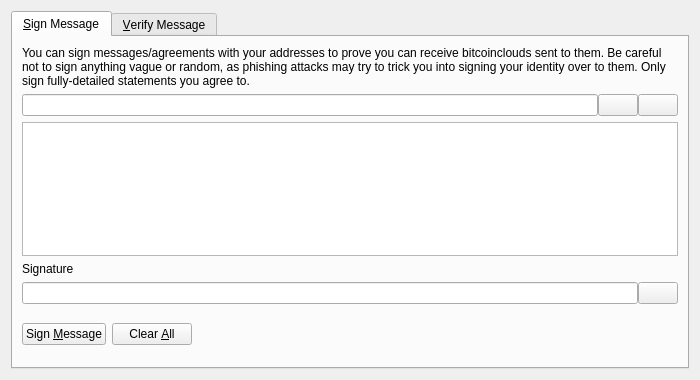
<?xml version="1.0" encoding="UTF-8"?>
<ui version="4.0">
 <class>SignVerifyMessageDialog</class>
 <widget class="QDialog" name="SignVerifyMessageDialog">
  <property name="geometry">
   <rect>
    <x>0</x>
    <y>0</y>
    <width>700</width>
    <height>380</height>
   </rect>
  </property>
  <property name="windowTitle">
   <string>Signatures - Sign / Verify a Message</string>
  </property>
  <property name="modal">
   <bool>true</bool>
  </property>
  <layout class="QVBoxLayout" name="verticalLayout">
   <item>
    <widget class="QTabWidget" name="tabWidget">
     <property name="currentIndex">
      <number>0</number>
     </property>
     <widget class="QWidget" name="tabSignMessage">
      <attribute name="title">
       <string>&amp;Sign Message</string>
      </attribute>
      <layout class="QVBoxLayout" name="verticalLayout_SM">
       <item>
        <widget class="QLabel" name="infoLabel_SM">
         <property name="text">
          <string>You can sign messages/agreements with your addresses to prove you can receive bitcoinclouds sent to them. Be careful not to sign anything vague or random, as phishing attacks may try to trick you into signing your identity over to them. Only sign fully-detailed statements you agree to.</string>
         </property>
         <property name="textFormat">
          <enum>Qt::PlainText</enum>
         </property>
         <property name="wordWrap">
          <bool>true</bool>
         </property>
        </widget>
       </item>
       <item>
        <layout class="QHBoxLayout" name="horizontalLayout_1_SM">
         <property name="spacing">
          <number>0</number>
         </property>
         <item>
          <widget class="QValidatedLineEdit" name="addressIn_SM">
           <property name="toolTip">
            <string>The BitcoinCloud address to sign the message with</string>
           </property>
          </widget>
         </item>
         <item>
          <widget class="QPushButton" name="addressBookButton_SM">
           <property name="toolTip">
            <string>Choose previously used address</string>
           </property>
           <property name="text">
            <string/>
           </property>
           <property name="icon">
            <iconset resource="../bitcoincloud.qrc">
             <normaloff>:/icons/address-book</normaloff>:/icons/address-book</iconset>
           </property>
           <property name="shortcut">
            <string>Alt+A</string>
           </property>
           <property name="autoDefault">
            <bool>false</bool>
           </property>
          </widget>
         </item>
         <item>
          <widget class="QPushButton" name="pasteButton_SM">
           <property name="toolTip">
            <string>Paste address from clipboard</string>
           </property>
           <property name="text">
            <string/>
           </property>
           <property name="icon">
            <iconset resource="../bitcoincloud.qrc">
             <normaloff>:/icons/editpaste</normaloff>:/icons/editpaste</iconset>
           </property>
           <property name="shortcut">
            <string>Alt+P</string>
           </property>
           <property name="autoDefault">
            <bool>false</bool>
           </property>
          </widget>
         </item>
        </layout>
       </item>
       <item>
        <widget class="QPlainTextEdit" name="messageIn_SM">
         <property name="toolTip">
          <string>Enter the message you want to sign here</string>
         </property>
        </widget>
       </item>
       <item>
        <widget class="QLabel" name="signatureLabel_SM">
         <property name="text">
          <string>Signature</string>
         </property>
         <property name="textFormat">
          <enum>Qt::PlainText</enum>
         </property>
        </widget>
       </item>
       <item>
        <layout class="QHBoxLayout" name="horizontalLayout_2_SM">
         <property name="spacing">
          <number>0</number>
         </property>
         <item>
          <widget class="QLineEdit" name="signatureOut_SM">
           <property name="font">
            <font>
             <italic>true</italic>
            </font>
           </property>
           <property name="readOnly">
            <bool>true</bool>
           </property>
          </widget>
         </item>
         <item>
          <widget class="QPushButton" name="copySignatureButton_SM">
           <property name="toolTip">
            <string>Copy the current signature to the system clipboard</string>
           </property>
           <property name="text">
            <string/>
           </property>
           <property name="icon">
            <iconset resource="../bitcoincloud.qrc">
             <normaloff>:/icons/editcopy</normaloff>:/icons/editcopy</iconset>
           </property>
           <property name="autoDefault">
            <bool>false</bool>
           </property>
          </widget>
         </item>
        </layout>
       </item>
       <item>
        <layout class="QHBoxLayout" name="horizontalLayout_3_SM">
         <item>
          <widget class="QPushButton" name="signMessageButton_SM">
           <property name="toolTip">
            <string>Sign the message to prove you own this BitcoinCloud address</string>
           </property>
           <property name="text">
            <string>Sign &amp;Message</string>
           </property>
           <property name="icon">
            <iconset resource="../bitcoincloud.qrc">
             <normaloff>:/icons/edit</normaloff>:/icons/edit</iconset>
           </property>
           <property name="autoDefault">
            <bool>false</bool>
           </property>
          </widget>
         </item>
         <item>
          <widget class="QPushButton" name="clearButton_SM">
           <property name="toolTip">
            <string>Reset all sign message fields</string>
           </property>
           <property name="text">
            <string>Clear &amp;All</string>
           </property>
           <property name="icon">
            <iconset resource="../bitcoincloud.qrc">
             <normaloff>:/icons/remove</normaloff>:/icons/remove</iconset>
           </property>
           <property name="autoDefault">
            <bool>false</bool>
           </property>
          </widget>
         </item>
         <item>
          <spacer name="horizontalSpacer_1_SM">
           <property name="orientation">
            <enum>Qt::Horizontal</enum>
           </property>
           <property name="sizeHint" stdset="0">
            <size>
             <width>40</width>
             <height>48</height>
            </size>
           </property>
          </spacer>
         </item>
         <item>
          <widget class="QLabel" name="statusLabel_SM">
           <property name="font">
            <font>
             <weight>75</weight>
             <bold>true</bold>
            </font>
           </property>
           <property name="text">
            <string/>
           </property>
           <property name="wordWrap">
            <bool>true</bool>
           </property>
          </widget>
         </item>
         <item>
          <spacer name="horizontalSpacer_2_SM">
           <property name="orientation">
            <enum>Qt::Horizontal</enum>
           </property>
           <property name="sizeHint" stdset="0">
            <size>
             <width>40</width>
             <height>48</height>
            </size>
           </property>
          </spacer>
         </item>
        </layout>
       </item>
      </layout>
     </widget>
     <widget class="QWidget" name="tabVerifyMessage">
      <attribute name="title">
       <string>&amp;Verify Message</string>
      </attribute>
      <layout class="QVBoxLayout" name="verticalLayout_VM">
       <item>
        <widget class="QLabel" name="infoLabel_VM">
         <property name="text">
          <string>Enter the receiver's address, message (ensure you copy line breaks, spaces, tabs, etc. exactly) and signature below to verify the message. Be careful not to read more into the signature than what is in the signed message itself, to avoid being tricked by a man-in-the-middle attack. Note that this only proves the signing party receives with the address, it cannot prove sendership of any transaction!</string>
         </property>
         <property name="textFormat">
          <enum>Qt::PlainText</enum>
         </property>
         <property name="alignment">
          <set>Qt::AlignLeading|Qt::AlignLeft|Qt::AlignTop</set>
         </property>
         <property name="wordWrap">
          <bool>true</bool>
         </property>
        </widget>
       </item>
       <item>
        <layout class="QHBoxLayout" name="horizontalLayout_1_VM">
         <property name="spacing">
          <number>0</number>
         </property>
         <item>
          <widget class="QValidatedLineEdit" name="addressIn_VM">
           <property name="toolTip">
            <string>The BitcoinCloud address the message was signed with</string>
           </property>
          </widget>
         </item>
         <item>
          <widget class="QPushButton" name="addressBookButton_VM">
           <property name="toolTip">
            <string>Choose previously used address</string>
           </property>
           <property name="text">
            <string/>
           </property>
           <property name="icon">
            <iconset resource="../bitcoincloud.qrc">
             <normaloff>:/icons/address-book</normaloff>:/icons/address-book</iconset>
           </property>
           <property name="shortcut">
            <string>Alt+A</string>
           </property>
           <property name="autoDefault">
            <bool>false</bool>
           </property>
          </widget>
         </item>
        </layout>
       </item>
       <item>
        <widget class="QPlainTextEdit" name="messageIn_VM"/>
       </item>
       <item>
        <widget class="QValidatedLineEdit" name="signatureIn_VM"/>
       </item>
       <item>
        <layout class="QHBoxLayout" name="horizontalLayout_2_VM">
         <item>
          <widget class="QPushButton" name="verifyMessageButton_VM">
           <property name="toolTip">
            <string>Verify the message to ensure it was signed with the specified BitcoinCloud address</string>
           </property>
           <property name="text">
            <string>Verify &amp;Message</string>
           </property>
           <property name="icon">
            <iconset resource="../bitcoincloud.qrc">
             <normaloff>:/icons/transaction_0</normaloff>:/icons/transaction_0</iconset>
           </property>
           <property name="autoDefault">
            <bool>false</bool>
           </property>
          </widget>
         </item>
         <item>
          <widget class="QPushButton" name="clearButton_VM">
           <property name="toolTip">
            <string>Reset all verify message fields</string>
           </property>
           <property name="text">
            <string>Clear &amp;All</string>
           </property>
           <property name="icon">
            <iconset resource="../bitcoincloud.qrc">
             <normaloff>:/icons/remove</normaloff>:/icons/remove</iconset>
           </property>
           <property name="autoDefault">
            <bool>false</bool>
           </property>
          </widget>
         </item>
         <item>
          <spacer name="horizontalSpacer_1_VM">
           <property name="orientation">
            <enum>Qt::Horizontal</enum>
           </property>
           <property name="sizeHint" stdset="0">
            <size>
             <width>40</width>
             <height>48</height>
            </size>
           </property>
          </spacer>
         </item>
         <item>
          <widget class="QLabel" name="statusLabel_VM">
           <property name="font">
            <font>
             <weight>75</weight>
             <bold>true</bold>
            </font>
           </property>
           <property name="text">
            <string/>
           </property>
           <property name="wordWrap">
            <bool>true</bool>
           </property>
          </widget>
         </item>
         <item>
          <spacer name="horizontalSpacer_2_VM">
           <property name="orientation">
            <enum>Qt::Horizontal</enum>
           </property>
           <property name="sizeHint" stdset="0">
            <size>
             <width>40</width>
             <height>48</height>
            </size>
           </property>
          </spacer>
         </item>
        </layout>
       </item>
      </layout>
     </widget>
    </widget>
   </item>
  </layout>
 </widget>
 <customwidgets>
  <customwidget>
   <class>QValidatedLineEdit</class>
   <extends>QLineEdit</extends>
   <header>qt/qvalidatedlineedit.h</header>
  </customwidget>
 </customwidgets>
 <resources>
  <include location="../bitcoincloud.qrc"/>
 </resources>
 <connections/>
</ui>
